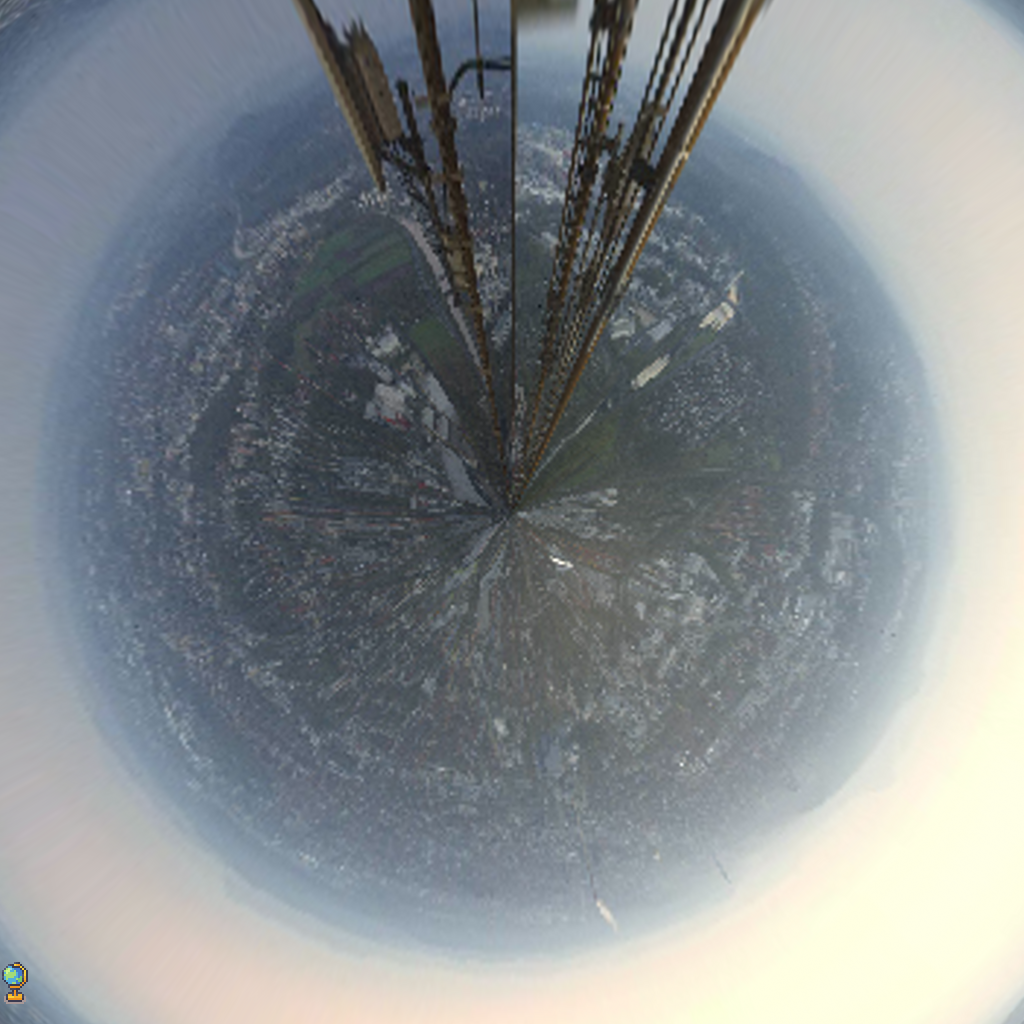

Rendered tile map (Tiled .tmx) drawn with the repository's tilesets; below, a short description and the map source with its tile grids summarised:
An orthogonal 32x32 tile map with 32x32 px tiles, 3 tile layers (event layer, hintergrund, exit-layer), 3 tilesets.

<map version="1.5" tiledversion="1.6.0" orientation="orthogonal" renderorder="right-down" width="32" height="32" tilewidth="32" tileheight="32" infinite="0" nextlayerid="8" nextobjectid="1">
 <editorsettings>
  <export target="fernsehturm.json" format="json" />
 </editorsettings>
 <properties>
  <property name="script" value="../scripts/index.js?url=./user-update.js,./game-mode.js,../aussicht/display-livestream.js" />
 </properties>
 <tileset firstgid="1" source="../32x32_map_tile v3.1.tsx" />
 <tileset firstgid="668" source="aussicht.tsx" />
 <tileset firstgid="1692" source="../haus/tilesetfiles/Interiors_free_32x32.tsx" />
 <layer id="3" name="event layer" width="32" height="32">
  <properties>
   <property name="openWebsite" value="https://cityscope.panomax.com/nuernberg-fernsehturm?r=136&amp;z=108&amp;tl=0" />
  </properties>
  <data>[1024 cells, 1024 non-empty, 1 distinct tile ids]</data>
 </layer>
 <layer id="6" name="hintergrund" width="32" height="32">
  <data>[1024 cells, 1024 non-empty, 1024 distinct tile ids]</data>
 </layer>
 <layer id="4" name="exit-layer" width="32" height="32">
  <properties>
   <property name="exitSceneUrl" value="https://pi4.e6azumuvyiabvs9s.myfritz.net/nodetype/rest/mapserver/site.json" />
  </properties>
  <data>[1024 cells, 2 non-empty, 2 distinct tile ids]</data>
 </layer>
 <objectgroup id="5" name="floorLayer" />
</map>
